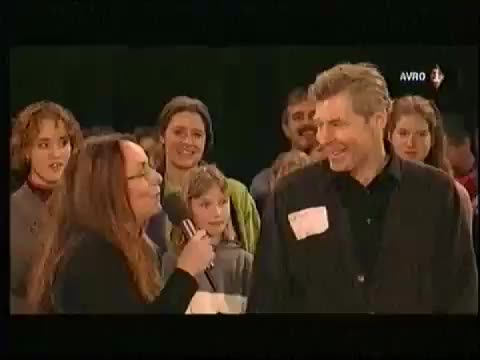
#> input picture data/4_i_frames/DS782_722374D-DGS00Z03UDY/split_101701_101935_iframe_001.jpg, 480 x 360 px; its folder holds only this picture in this run
$ python LDA_hist.py
#> lines starting #> are read from the running program, lines starting #| are printed output that depends on the picture
### scripts/LDA_pipeline/color_hists.py
"""
Calculates color histogram for a folder with (i-frame) images.

input:
    - folder with i-frame images. Extension: .jpg

Output:
    - "histograms"
        - type: dictionary
        - keys: image names
        - value: color histogram
"""


import os
from PIL import Image
import numpy as np
import matplotlib.pyplot as plt


# Function to calculate the histogram of an image
def calculate_histogram(image_path):
    """
    Calculate and return the color histogram of the image.

    Args:
    - image_path: The path to the image file.

    Returns:
    - A tuple of histograms for each color channel (red, green, blue).
    """
    with Image.open(image_path) as img:
        # Convert the image to RGB if it's not
        img = img.convert('RGB')

        # Calculate the histogram for each color channel
        red_hist = np.array(img.histogram()[0:256])
        green_hist = np.array(img.histogram()[256:512])
        blue_hist = np.array(img.histogram()[512:768])

        return red_hist, green_hist, blue_hist

# [25 lines left out: function plot_histogram, not called in this run]

# Dictionary to hold histograms for each image
histograms = {}

# Folder containing the i-frame images for a video.
video = "DS782_722374D-DGS00Z03UDY"
folder = f"../../data/4_i_frames/{video}"

# Iterate through the files in the folder
for filename in os.listdir(folder):
    if filename.endswith(".jpg"):
        # Construct the full path to the file
        file_path = os.path.join(folder, filename)

        # Calculate the histogram
        histograms[filename] = calculate_histogram(file_path)
#> in calculate_histogram, img is the input picture: PIL image 480x360 RGB; mean R, G, B 53.1, 40, 25.7
#> in calculate_histogram, `red_hist = np.array(img.histogram()[0:256])`: red_hist = 256 values, max 11103 at index 5, min 14 at index 254, mean 675
#> in calculate_histogram, `green_hist = np.array(img.histogram()[256:512])`: green_hist = 256 values, max 10544 at index 8, min 0 at index 219, mean 675
#> in calculate_histogram, `blue_hist = np.array(img.histogram()[512:768])`: blue_hist = 256 values, max 12747 at index 3, min 0 at index 208, mean 675

#print(histograms['split_0_41_iframe_001.jpg'])

# At this point, `histograms` contains the color histograms for each image
print(f"Calculated histograms for {len(histograms)} images.")
#| Calculated histograms for 1 images.

### scripts/LDA_pipeline/LDA_hist.py
import re
import math
import numpy as np
from sklearn.discriminant_analysis import LinearDiscriminantAnalysis
import matplotlib.pyplot as plt
import color_hists

histogram_dict = color_hists.histograms
keys_sorted = sorted(list(histogram_dict.keys()), key=lambda x: int(re.match(r'split_(\d+)_\d+_iframe_\d+\.jpg', x).group(1)))
histograms_sorted = [np.concatenate((histogram_dict[key][0], histogram_dict[key][1], histogram_dict[key][2])) for key in keys_sorted]

def calculate_program_boundary(group1_keys, group2_keys):
    """
    Description
    ----------
    Calculates potentional program boundary frame number, by:
        1. taking the end frame of the last shot in the "before" group.
        2. taking the start frame of the first shot in the "after" group.

    Parameters
    ----------
    group1_keys : list
        - the names of images belonging to the "before group" (group before program boundary)
    group2_keys : list
        - the names of images belonging to the "after group" (group after program boundary)

    Returns
    -------
    program_boundary : integer
        - potential program boundary frame number

    """
    # Extract the frame number from the last element of Group 1
    last_frame_group1 = int(re.search(r'split_\d+_(\d+)_iframe_\d+\.jpg', group1_keys[-1]).group(1))
    # Extract the frame number from the first element of Group 2
    first_frame_group2 = int(re.search(r'split_(\d+)_\d+_iframe_\d+\.jpg', group2_keys[0]).group(1))

    # Calculate the average and round it upwards to the nearest integer
    program_boundary = math.ceil((last_frame_group1 + first_frame_group2) / 2)

    return program_boundary

def compute_sliding_lda_scores_with_windows(histograms, keys, window_size=1000):
    lda_scores_with_windows = []
    for start_index in range(len(histograms) - 2 * window_size + 1):
        group1_histograms = histograms[start_index:start_index + window_size]
        group2_histograms = histograms[start_index + window_size:start_index + 2 * window_size]

        group1_labels = [0] * window_size
        group2_labels = [1] * window_size

        X = np.array(group1_histograms + group2_histograms)
        y = np.array(group1_labels + group2_labels)

        lda = LinearDiscriminantAnalysis()
        lda.fit(X, y)
        score = lda.score(X, y)

        match = re.match(r'split_(\d+)_(\d+)_iframe_\d+\.jpg', keys[start_index])
        start_frame = match.group(1) if match else 'Unknown'

        lda_scores_with_windows.append((start_frame, score, keys[start_index:start_index + window_size], keys[start_index + window_size:start_index + 2 * window_size]))

    return lda_scores_with_windows


def plot_low_lda_scores(lda_scores_with_windows, threshold):
    # Extract LDA scores
    lda_scores = [score for _, score, _, _ in lda_scores_with_windows]

    # Find the indices and program boundaries of scores below the threshold
    indices_below_threshold = [i for i, score in enumerate(lda_scores) if score <= threshold]
    boundaries_below_threshold = [calculate_program_boundary(lda_scores_with_windows[i][2], lda_scores_with_windows[i][3]) for i in indices_below_threshold]
    scores_below_threshold = [lda_scores[i] for i in indices_below_threshold]

    # Create a figure and axis for the plot
    fig, ax = plt.subplots(figsize=(10, 6))

    # Plot all the LDA scores
    ax.plot(range(len(lda_scores)), lda_scores, marker='o', linestyle='-', color='b', label='LDA Score')

    # Highlight the points below the threshold
    ax.scatter(indices_below_threshold, scores_below_threshold, color='r', s=50, zorder=5, label=f'Scores ≤ {threshold}')

    # Setting the x-axis ticks to the program boundaries of scores below threshold
    ax.set_xticks(indices_below_threshold)
    ax.set_xticklabels(boundaries_below_threshold, rotation=45, ha='right', fontsize=8)

    # Adding labels and title
    ax.set_title(f'LDA Scores Below {threshold}')
    ax.set_xlabel('Potential Program Boundary frame numbers')
    ax.set_ylabel('LDA Score')
    ax.axhline(threshold, color='r', linestyle='--', label='Threshold LDA Score')
    ax.legend()
    ax.grid(True)

    # Show the plot
    plt.tight_layout()
    plt.show()


def plot_high_lda_scores(lda_scores_with_windows, threshold):
    """
    Plots the LDA scores that are above the specified threshold, highlighting these points on the graph.

    Parameters:
    - lda_scores_with_windows: A list of tuples containing information about LDA scores and the corresponding frame groups.
    - threshold: The threshold above which LDA scores will be plotted.
    """
    # Extract LDA scores
    lda_scores = [score for _, score, _, _ in lda_scores_with_windows]

    # Find the indices and program boundaries of scores above the threshold
    indices_above_threshold = [i for i, score in enumerate(lda_scores) if score > threshold]
    scores_above_threshold = [lda_scores[i] for i in indices_above_threshold]
    program_boundaries = [calculate_program_boundary(lda_scores_with_windows[i][2], lda_scores_with_windows[i][3]) for i in indices_above_threshold]

    # Create a figure and axis for the plot
    fig, ax = plt.subplots(figsize=(10, 6))

    # Plot all the LDA scores
    ax.plot(range(len(lda_scores)), lda_scores, marker='o', linestyle='-', color='b', label='LDA Score')

    # Highlight the points above the threshold
    ax.scatter(indices_above_threshold, scores_above_threshold, color='r', s=50, zorder=5, label=f'Scores > {threshold}')

    # Setting the x-axis ticks to the program boundaries of the scores above threshold
    ax.set_xticks(indices_above_threshold)
    ax.set_xticklabels(program_boundaries, rotation=45, ha='right')

    # Adding labels and title
    ax.set_title(f'LDA Scores Above {threshold}')
    ax.set_xlabel('Potential Program Boundary frame numbers.')
    ax.set_ylabel('LDA Score')
    ax.axhline(threshold, color='r', linestyle='--', label='Threshold LDA Score')
    ax.legend()
    ax.grid(True)

    # Show the plot
    plt.tight_layout()
    plt.show()


def print_low_lda_scores(lda_scores_with_windows, threshold):
    print(f"Program boundaries with LDA score of {threshold} or lower:")
    for window, score, start_frame, end_frame in lda_scores_with_windows:
        if score <= threshold:
            # Here we call the calculate_program_boundary function
            # and handle the case where a match might not be found
            try:
                program_boundary = calculate_program_boundary(start_frame, end_frame)
                print(f"Program boundary: {program_boundary}, LDA score: {score}")
            except AttributeError as e:
                print(f"Error processing frame range: {start_frame}-{end_frame}, with score: {score}")
                print(str(e))

def print_high_lda_scores(lda_scores_with_windows, threshold):
    """
    Prints program boundaries and LDA scores for all instances where the LDA score is above the threshold.

    Parameters:
    - lda_scores_with_windows: A list of tuples containing information about LDA scores and the corresponding frame groups.
    - threshold: The threshold above which to print the LDA scores and their program boundaries.
    """
    print(f"Program boundaries with LDA score above {threshold}:")
    for window, score, start_frame, end_frame in lda_scores_with_windows:
        if score > threshold:
            try:
                program_boundary = calculate_program_boundary(start_frame, end_frame)
                print(f"Program boundary: {program_boundary}, LDA score: {score}")
            except AttributeError as e:
                print(f"Error processing frame range: {start_frame}-{end_frame}, with score: {score}")
                print(str(e))

lda_scores_with_windows = compute_sliding_lda_scores_with_windows(histograms_sorted, keys_sorted, window_size=40)

for start_frame, score, window_keys_group1, window_keys_group2 in lda_scores_with_windows[300:320]:
    print(80*'-')
    print(f"Comparison starting at frame {start_frame}: LDA score = {score}")
    print(f"\nGroup 1 contains: {', '.join(window_keys_group1)}")
    print(f"\nGroup 2 contains: {', '.join(window_keys_group2)}")

    # Calculate and print the program boundary
    program_boundary = calculate_program_boundary(window_keys_group1, window_keys_group2)
    print(f"\nProgram Boundary: {program_boundary}")
    print(80*'-')

plot_low_lda_scores(lda_scores_with_windows, threshold =0.89)
#> in plot_low_lda_scores, `plt.show()`:
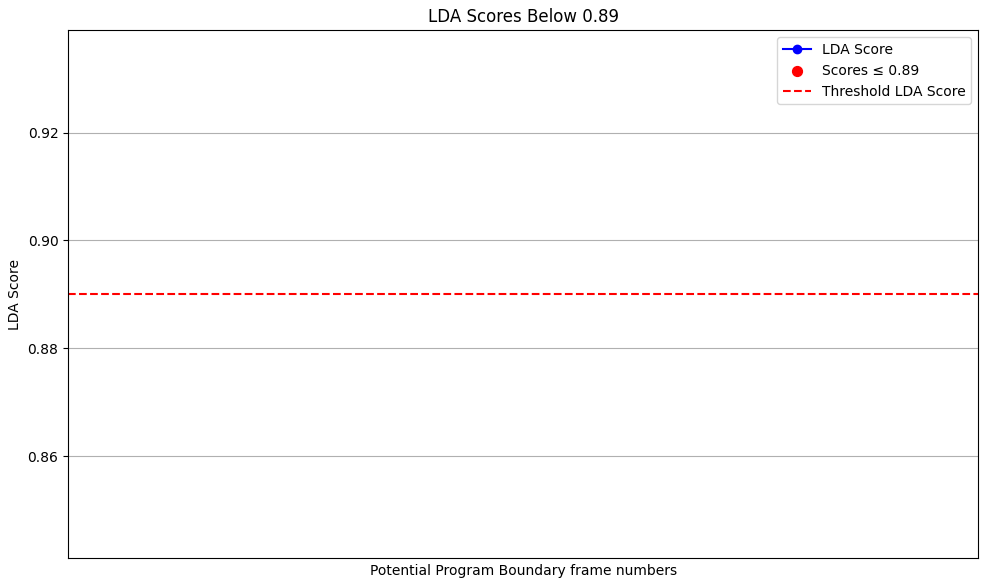
#> figure drawn by matplotlib, 1 panel
print_low_lda_scores(lda_scores_with_windows,threshold =0.89)

plot_high_lda_scores(lda_scores_with_windows, threshold =0.98)
#> in plot_high_lda_scores, `plt.show()`:
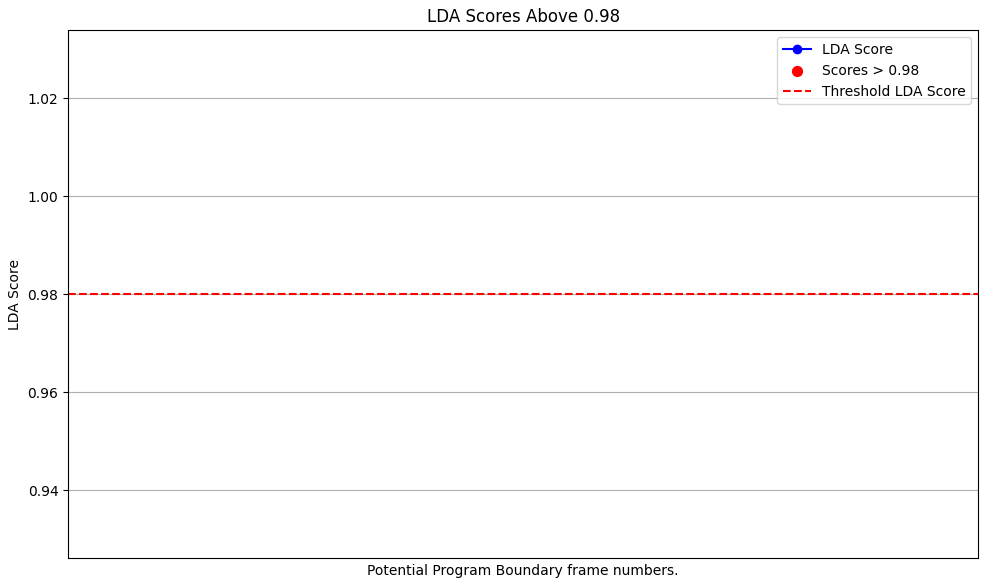
#> figure drawn by matplotlib, 1 panel
print_high_lda_scores(lda_scores_with_windows,threshold =0.98)

# plot_five_highest_lda_scores(lda_scores_with_windows)
